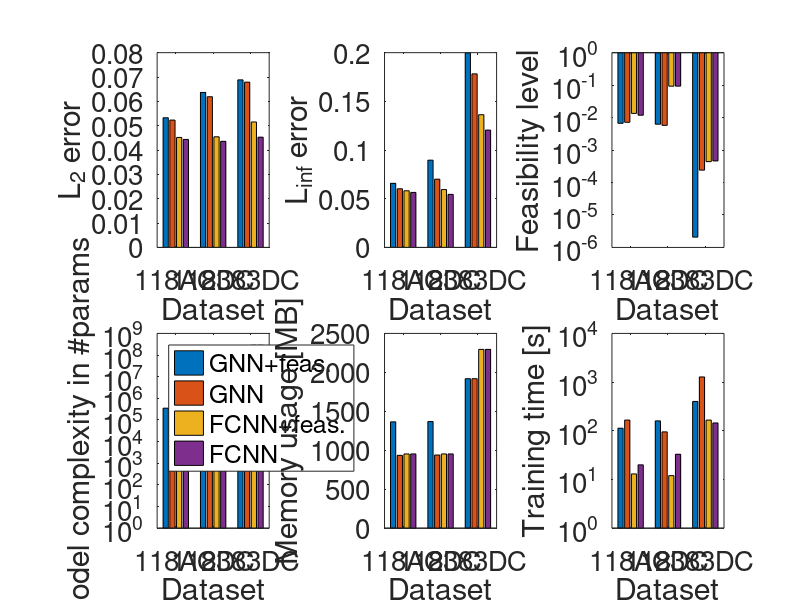

Write the MATLAB code that produced this figure.
%% l2
clear all;
figure1 = figure('DefaultAxesFontSize',20);
set(figure1,'Position',[10 200 1500 800]);
subplot(2,3,1);
x1=[0.05327 0.05231 0.04518 0.04436;
    0.06366 0.06190 0.04544 0.04358;
    0.06883 0.06789 0.05153 0.04529];
fig1=bar(x1);
set(gca,'XTickLabel',{'118AC','118DC','2383DC'});
xlabel('Dataset');
ylabel('L_2 error');

subplot(2,3,2);
x2=[0.06582 0.06023 0.05818 0.05650;
    0.08961 0.07010 0.05942 0.05448;
    0.19981 0.17822 0.13629 0.12051];
fig2=bar(x2);
set(gca,'XTickLabel',{'118AC','118DC','2383DC'});
xlabel('Dataset');
ylabel('L_{inf} error');

subplot(2,3,3);
x3=[0.00666 0.00716 0.01347 0.01180;
    0.00625 0.00576 0.09288 0.09290;
    2.07751e-6 0.00024049900 0.00043944782 0.00046262846];
fig3=bar(x3);
set(gca,'XTickLabel',{'118AC','118DC','2383DC'});
set(gca,'YScale','log');
xlabel('Dataset');
ylabel('Feasibility level');
subplot(2,3,4);
x4=[351e3 351e3 5.8e6 5.8e6;
    351e3 351e3 5.8e6 5.8e6;
    142e6 142e6 284e6 284e6];
fig4=bar(x4);
set(gca,'XTickLabel',{'118AC','118DC','2383DC'});
set(gca,'YScale','log');
legend('GNN+feas.','GNN','FCNN+feas.','FCNN','Location','northwest','NumColumns',1);
xlabel('Dataset');
ylabel('Model complexity in #params');

subplot(2,3,5);
x5=[1365 935 953 953;
    1369 939 953 953;
    1919 1919 2295 2295];
fig5=bar(x5);
set(gca,'XTickLabel',{'118AC','118DC','2383DC'});
xlabel('Dataset');
ylabel('Memory usage [MB]');

subplot(2,3,6);
x6=[113 166 13 20;
    160 95 12 33;
    401 1277 166 145];
fig6=bar(x6);
set(gca,'XTickLabel',{'118AC','118DC','2383DC'});
set(gca,'YScale','log');
xlabel('Dataset');
ylabel('Training time [s]');
% saveas(gcf,'time.png');